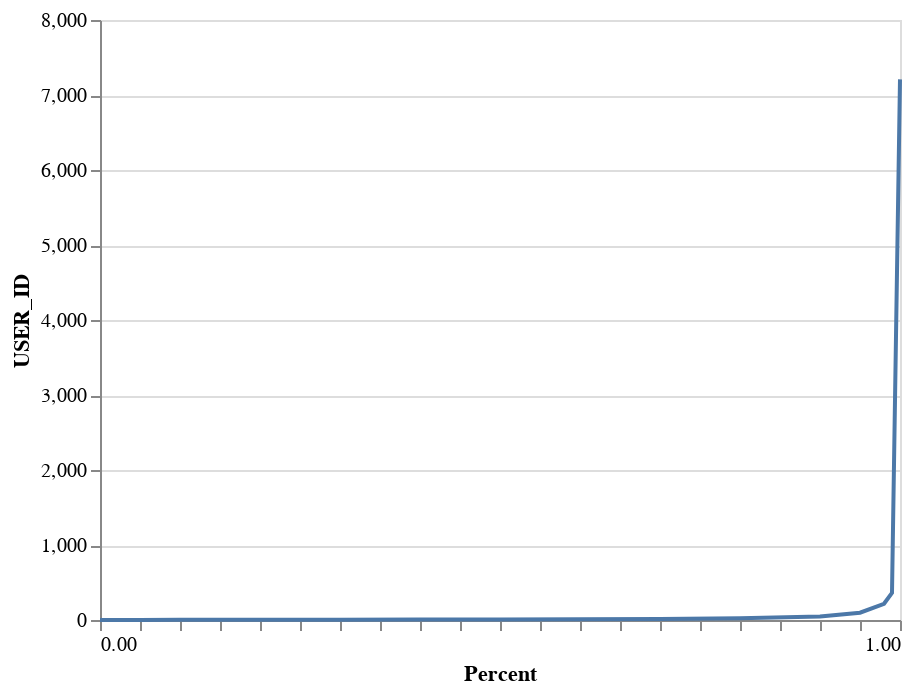

The notebook cell saved with this chart:
### Markdown cell above
Now, we'll recreate our customer and product lists since there are customers with more than 5 reviews, but all of their reviews are on products with less than 5 reviews (and vice versa).

### Code cell
helper.draw_quantile(df_interactions_reduced, 'USER_ID', quantiles=quantiles)

### Figure 1 — Vega-Lite specification as saved in the notebook (floating-point values rounded to 4 significant figures)
{"config": {"view": {"continuousWidth": 400, "continuousHeight": 300}}, "data": {"name": "data-984baf92c74e8e9365fa25fae26085ac"}, "mark": "line", "encoding": {"x": {"type": "quantitative", "axis": {"grid": false, "labelExpr": "datum.value % 1 ? null : datum.label", "tickCount": 17}, "field": "Percent"}, "y": {"type": "quantitative", "field": "USER_ID"}}, "$schema": "https://vega.github.io/schema/vega-lite/v4.8.1.json", "datasets": {"data-984baf92c74e8e9365fa25fae26085ac": [{"USER_ID": 1.0, "Percent": 0.0}, {"USER_ID": 1.0, "Percent": 0.01}, {"USER_ID": 1.0, "Percent": 0.02}, {"USER_ID": 1.0, "Percent": 0.05}, {"USER_ID": 2.0, "Percent": 0.1}, {"USER_ID": 4.0, "Percent": 0.2}, {"USER_ID": 5.0, "Percent": 0.3}, {"USER_ID": 6.0, "Percent": 0.4}, {"USER_ID": 7.0, "Percent": 0.5}, {"USER_ID": 9.0, "Percent": 0.6}, {"USER_ID": 13.0, "Percent": 0.7}, {"USER_ID": 22.0, "Percent": 0.8}, {"USER_ID": 47.0, "Percent": 0.9}, {"USER_ID": 97.0, "Percent": 0.95}, {"USER_ID": 216.1, "Percent": 0.98}, {"USER_ID": 362.0, "Percent": 0.99}, {"USER_ID": 7208.0, "Percent": 1.0}]}}
